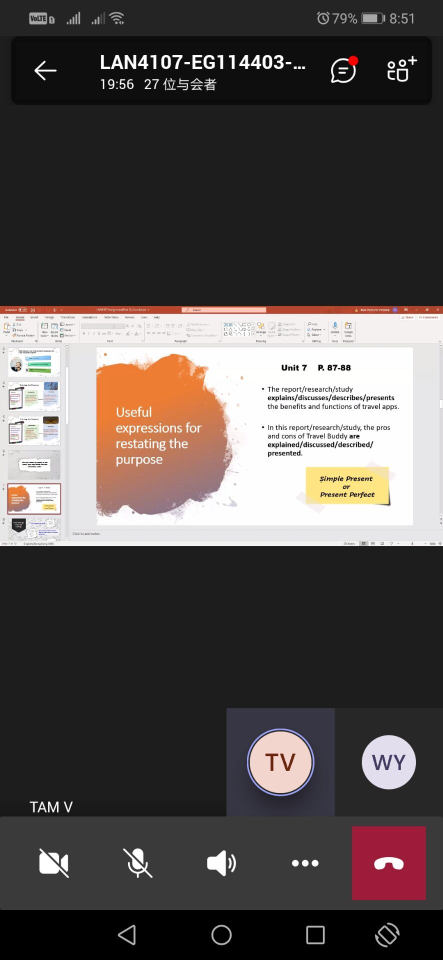
#> input picture t2.jpg, 886 x 1920 px, given in place of the camera (shown at 1/2 size)
$ jupyter execute 'realtime 找三角.ipynb'   (older library calls are emulated)
#> lines starting #> are read from the running program, lines starting #| are printed output that depends on the picture; after the words box and inside, x2 and y2 are one past the last pixel; in counts of white or black regions, pixels touching at a corner belong together
[cell 1]
import cv2
from matplotlib import pyplot as plt
import numpy as np
import math

cap = cv2.VideoCapture(1)
cap.set(cv2.CAP_PROP_AUTO_EXPOSURE, 0.75)#0.75打开，0.25关闭
cap.set(3, 1920)#0.75打开，0.25关闭
cap.set(4, 1080)#0.75打开，0.25关闭
#cam.set(cv2.CAP_PROP_SETTINGS, 1)
cap.set(11,50)#对比度 40
cap.set(12, 50)#饱和度 50
cap.set(13, 50)#色调 50

#capture.set(CV_CAP_PROP_EXPOSURE, 50);


kernel = cv2.getStructuringElement(cv2.MORPH_RECT,(3,3))
kernel1 = cv2.getStructuringElement(cv2.MORPH_RECT,(1,1))
def fidd(contours,img):
    for cnt in contours:
        # .03 * cv2.arcLength(cnt, True)
        approx = cv2.approxPolyDP(cnt,.03 * cv2.arcLength(cnt, True), True)
        #print (len(approx))
        if len(approx)==3:
            print ("triangle")
            #continue
            area = cv2.contourArea(approx)
            if(area >100):
                cv2.drawContours(img,[approx],0,(122,212,78),1)
            print(area)
    return img

while(1):

    ret,frame = cap.read()
#> frame is the input picture: shape (1920, 886, 3); mean B, G, R 78.2, 79.9, 86.2

    hsv=cv2.cvtColor(frame,cv2.COLOR_BGR2HSV)
#> hsv: shape (1920, 886, 3); mean H, S, V 16.7, 13.5, 86.7
    cv2.imshow('hsv',hsv)
    gray = hsv[:,:,0]
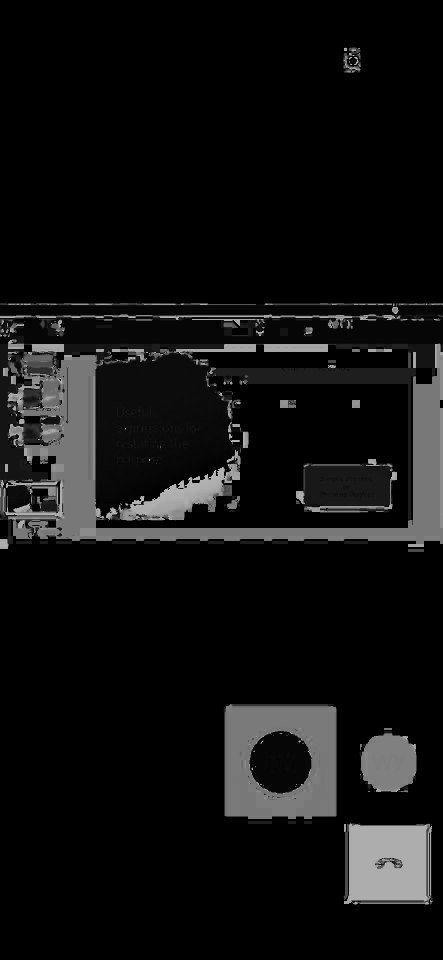
#> gray: shape (1920, 886) (shown at 1/2 size); min 0, max 179, mean 16.7
    #kernel = np.ones((3, 3), np.uint8)


    ret,thresh = cv2.threshold(gray,65,255,3)
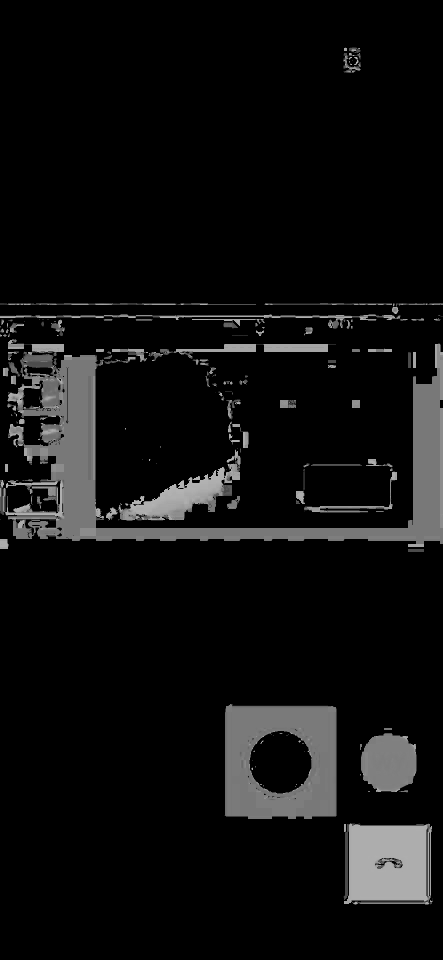
#> thresh: shape (1920, 886) (shown at 1/2 size); min 0, max 179, mean 15
    ret1,thresh1 = cv2.threshold(thresh,86,255,4)
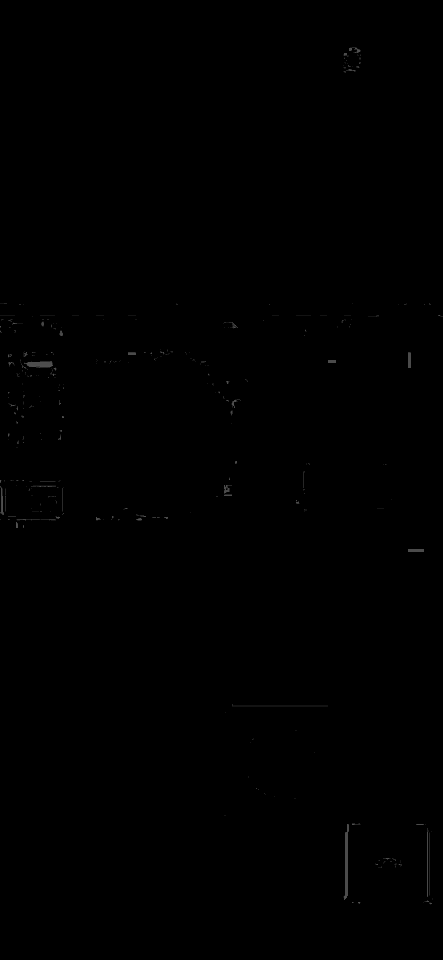
#> thresh1: shape (1920, 886) (shown at 1/2 size); min 0, max 86, mean 0.2
    ret1,thresh2 = cv2.threshold(thresh1,0,255,0)
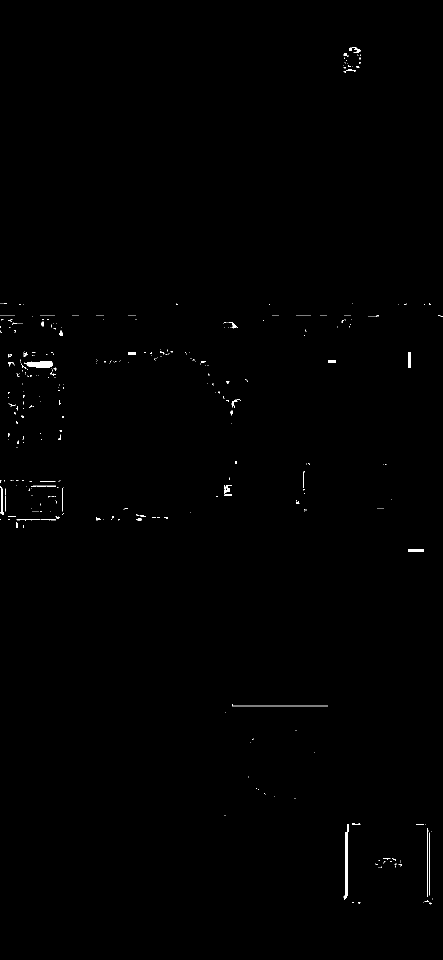
#> thresh2: shape (1920, 886) (shown at 1/2 size); 0.33% white; 445 white regions (400 under 20 px), largest, box (x1, y1, x2, y2) and area: (687, 1648, 698, 1800) 868, (48, 722, 106, 736) 561, (854, 1656, 857, 1794) 269
    erosion =cv2.erode(thresh2,kernel,2)
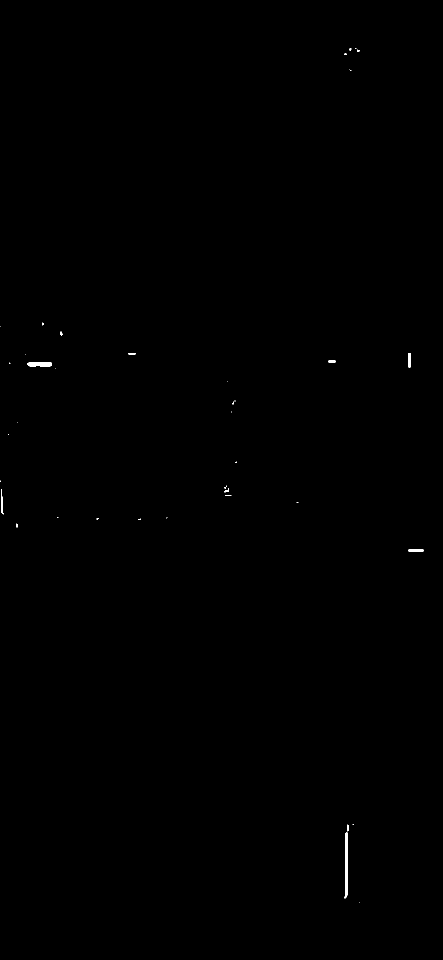
#> erosion: shape (1920, 886) (shown at 1/2 size); 0.09% white; 39 white regions (29 under 20 px)
#     closing = cv2.morphologyEx(thresh1, cv2.MORPH_OPEN, kernel)
#     closing1 = cv2.morphologyEx(closing, cv2.MORPH_OPEN, kernel)

#     edges_w = cv2.Canny(closing, 40, 140, apertureSize = 3)
    img,contours,h = cv2.findContours(erosion,cv2.RETR_CCOMP,cv2.CHAIN_APPROX_NONE)
#> contours = 39 contours, 32 with area under 20; largest, box (x1, y1, x2, y2) and area: (689, 1665, 695, 1797) 386, (54, 724, 104, 734) 353, (817, 1099, 847, 1103) 87, (817, 706, 821, 735) 84, (657, 721, 671, 725) 39, (2, 978, 7, 1029) 38, (257, 706, 271, 709) 26; h = 39 rows, first 6: [1, -1, -1, -1], [2, 0, -1, -1], [3, 1, -1, -1], [4, 2, -1, -1], [5, 3, -1, -1], [6, 4, -1, -1]
    img=cv2.cvtColor(img,cv2.COLOR_GRAY2BGR)
#> img: shape (1920, 886, 3); 0.09% white; 39 white regions (29 under 20 px), largest, box (x1, y1, x2, y2) and area: (689, 1665, 695, 1797) 520, (54, 724, 104, 734) 406, (817, 1099, 847, 1103) 120
    img = fidd(contours,img)
#> the loop in fidd, `for cnt in contours:` made 39 passes
#> (approx, area) on pass 13: ([[3, 978], [2, 1025], [6, 1028]], 95.5)
#> approx on passes 1, 2, 3, 5, 6, 11: [[718, 1805]], [[694, 1665], [689, 1796]], [[695, 1649], [695, 1662], [696, 1661], [696, 1650]], [[817, 1099], [817, 1102], [846, 1102], [846, 1099]], [[33, 1047], [33, 1054], [34, 1054], [34, 1048]], [[593, 1005], [596, 1005]]
#| triangle
#| 0.5
#| triangle
#| 95.5
#| triangle
#| 0.5
    cv2.imshow('img',img)
    cv2.imshow('or',frame)
    cv2.imshow('th',thresh)
    cv2.imshow('th1',thresh1)
    cv2.imshow('th2',thresh2)
    cv2.imshow('erosion',erosion)
#     cv2.imshow('clos',closing)
#     cv2.imshow('clos1',closing1)
    if cv2.waitKey(1) & 0xFF == ord('q'):
#> (key q is pressed here)
        cap.release()
        cv2.destroyAllWindows()
        break
